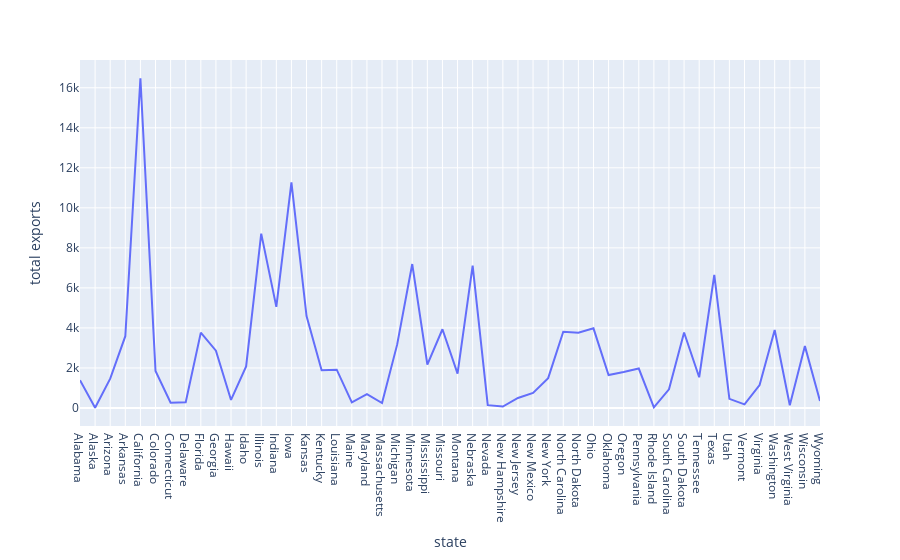

The notebook cell saved with this chart:
### Code cell
#total export of states
fig = px.line(df,x='state', y='total exports')
fig.show()

### Figure 1 — Plotly figure (JSON) as saved in the notebook; plotly's stock layout.template omitted (floating-point values rounded to 4 significant figures)
{"data": [{"hovertemplate": "state=%{x}<br>total exports=%{y}<extra></extra>", "legendgroup": "", "line": {"color": "#636efa", "dash": "solid"}, "mode": "lines", "name": "", "showlegend": false, "type": "scatter", "x": ["Alabama", "Alaska", "Arizona", "Arkansas", "California", "Colorado", "Connecticut", "Delaware", "Florida", "Georgia", "Hawaii", "Idaho", "Illinois", "Indiana", "Iowa", "Kansas", "Kentucky", "Louisiana", "Maine", "Maryland", "Massachusetts", "Michigan", "Minnesota", "Mississippi", "Missouri", "Montana", "Nebraska", "Nevada", "New Hampshire", "New Jersey", "New Mexico", "New York", "North Carolina", "North Dakota", "Ohio", "Oklahoma", "Oregon", "Pennsylvania", "Rhode Island", "South Carolina", "South Dakota", "Tennessee", "Texas", "Utah", "Vermont", "Virginia", "Washington", "West Virginia", "Wisconsin", "Wyoming"], "xaxis": "x", "y": [1391.0, 13.31, 1463.0, 3586.0, 16470.0, 1851.0, 259.6, 282.2, 3764.0, 2861.0, 401.8, 2079.0, 8709.0, 5050.0, 11270.0, 4589.0, 1889.0, 1914.0, 278.4, 692.8, 248.7, 3164.0, 7192.0, 2171.0, 3933.0, 1718, 7114.0, 139.9, 73.06, 500.4, 751.6, 1489.0, 3806.0, 3762.0, 3980.0, 1646.0, 1795.0, 1970.0, 31.59, 929.9, 3770.0, 1535.0, 6648.0, 453.4, 180.1, 1146.0, 3895.0, 138.9, 3090.0, 349.7], "yaxis": "y"}], "layout": {"legend": {"tracegroupgap": 0}, "margin": {"t": 60}, "xaxis": {"anchor": "y", "domain": [0, 1], "title": {"text": "state"}}, "yaxis": {"anchor": "x", "domain": [0, 1], "title": {"text": "total exports"}}}}
